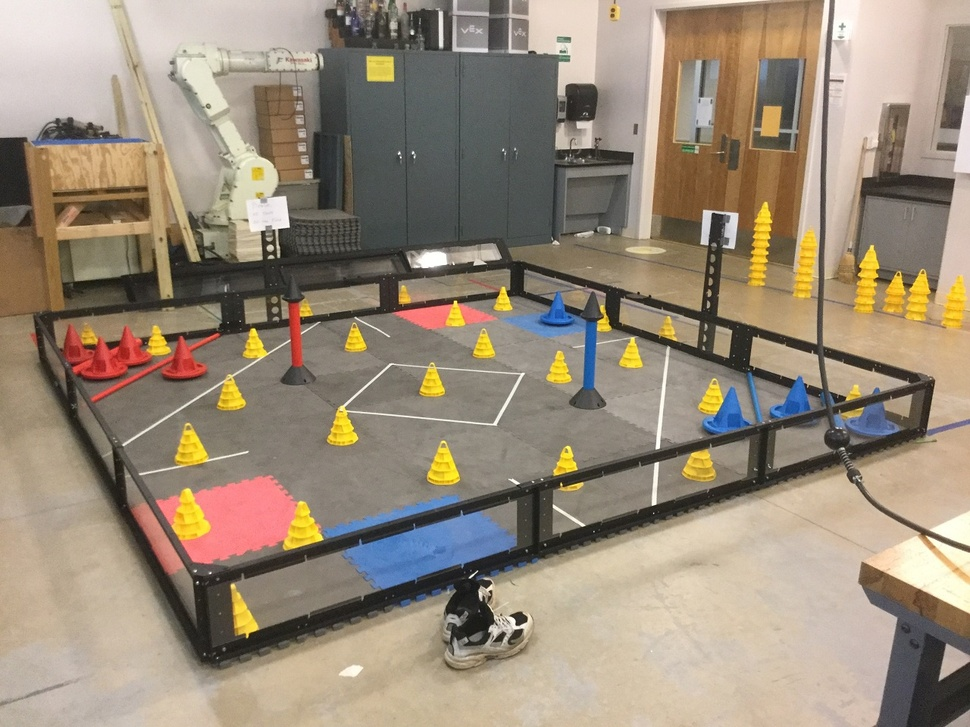
#> input picture trainingImage.jpg, 970 x 727 px, shrunk from 1280 x 960 before the run
$ python exampleEdgeDetection.py   (older library calls are emulated)
#> lines starting #> are read from the running program, lines starting #| are printed output that depends on the picture
# -*- coding: utf-8 -*-
"""
Created on Fri Sep 22 07:47:10 2017

@author: kmcfall
"""

import matplotlib.pyplot as plot
import numpy as np
import cv2
from skimage.feature import hog

im = plot.imread('trainingImage.jpg')
#> im is the input picture: shape (727, 970, 3); mean R, G, B 153, 138.9, 120.8
# [21 lines of commented-out code are left out]

gray = cv2.cvtColor(im, cv2.COLOR_RGB2GRAY)
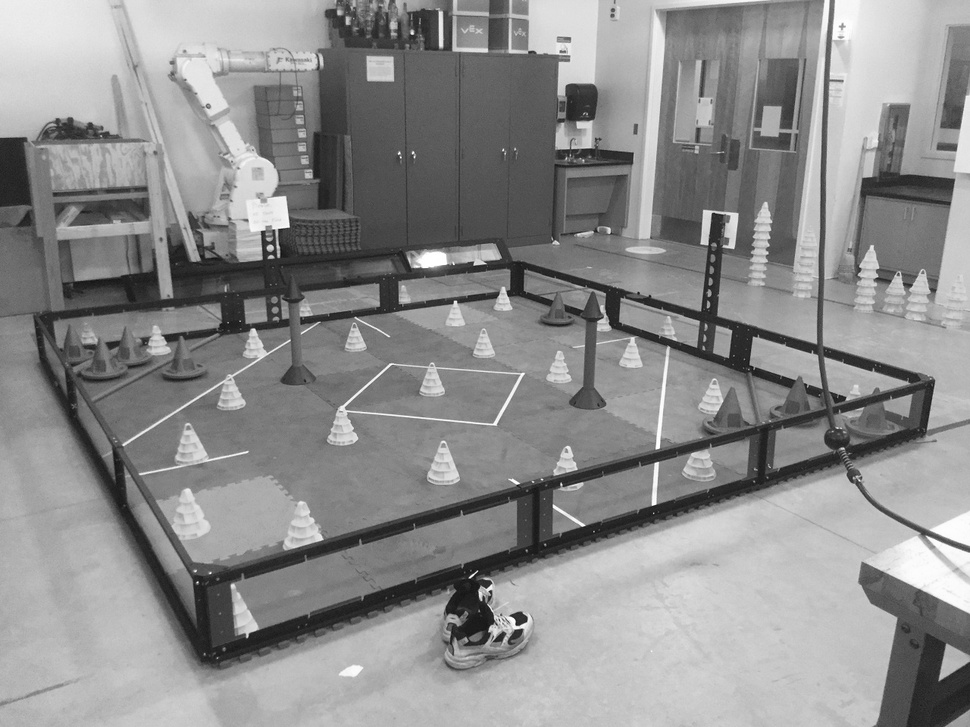
#> gray: shape (727, 970); min 12, max 255, mean 141.1

feat, hog_image = hog(gray, orientations=9, pixels_per_cell=(8, 8), cells_per_block=(2, 2), visualise=True)
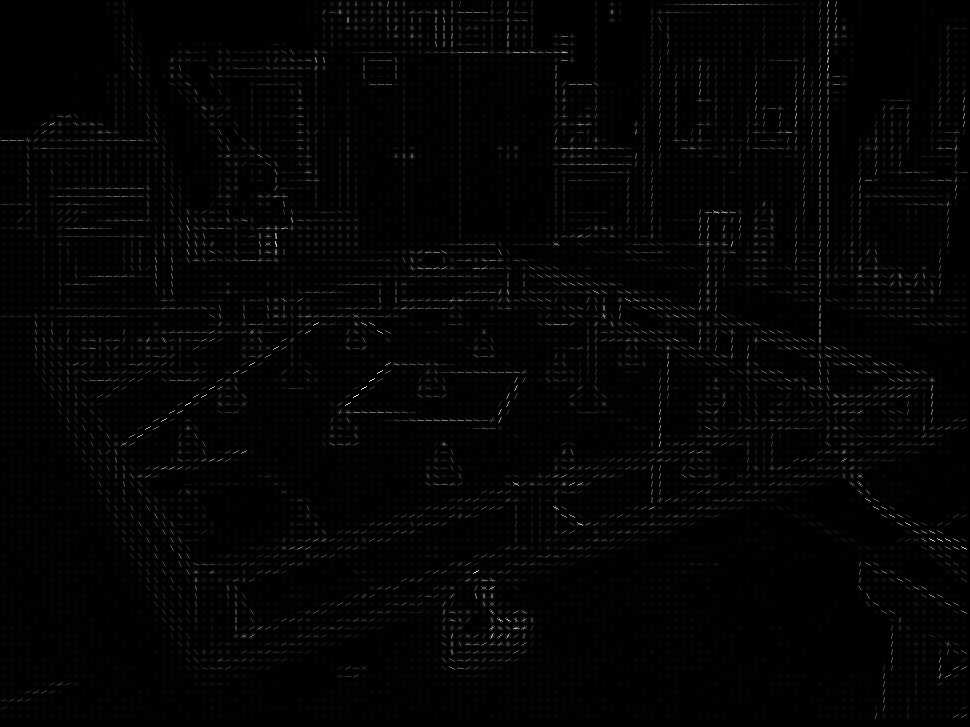
#> hog_image: shape (727, 970) float64; min 0, max 79.69, mean 1.2; drawn with min black and max white
print(feat.shape[0])
#| 384480
plot.figure(6)
plot.imshow(hog_image,cmap='gray')

# [10 lines of commented-out code are left out]

$ run again, with testImage.jpg copied over trainingImage.jpg
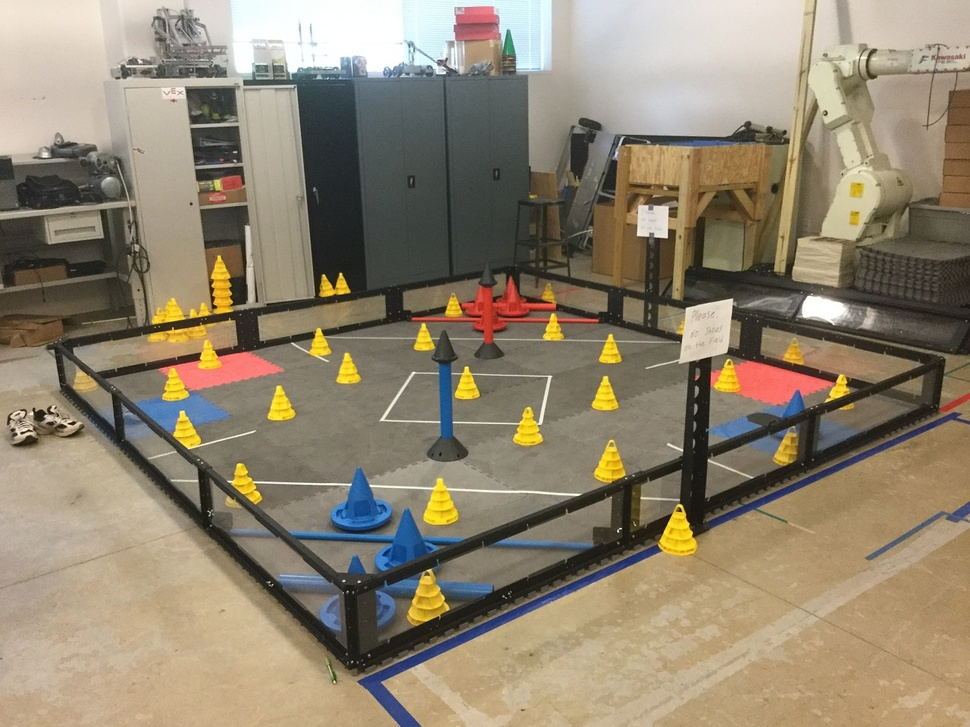
#> input picture testImage.jpg, 970 x 727 px, shrunk from 1280 x 960 before the run
#> im is the input picture: shape (727, 970, 3); mean R, G, B 144, 132.2, 111.4
#> `gray = cv2.cvtColor(im, cv2.COLOR_RGB2GRAY)`:
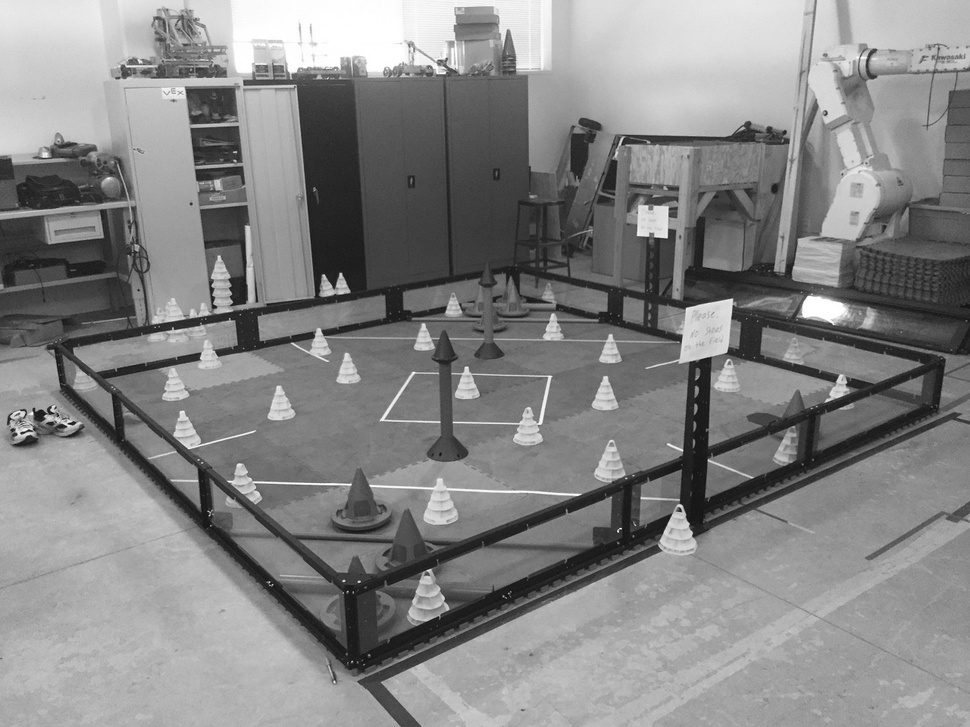
#> gray: shape (727, 970); min 8, max 255, mean 133.3
#> `feat, hog_image = hog(gray, orientations=9, pixels_per_cell=(8, 8), ce..`:
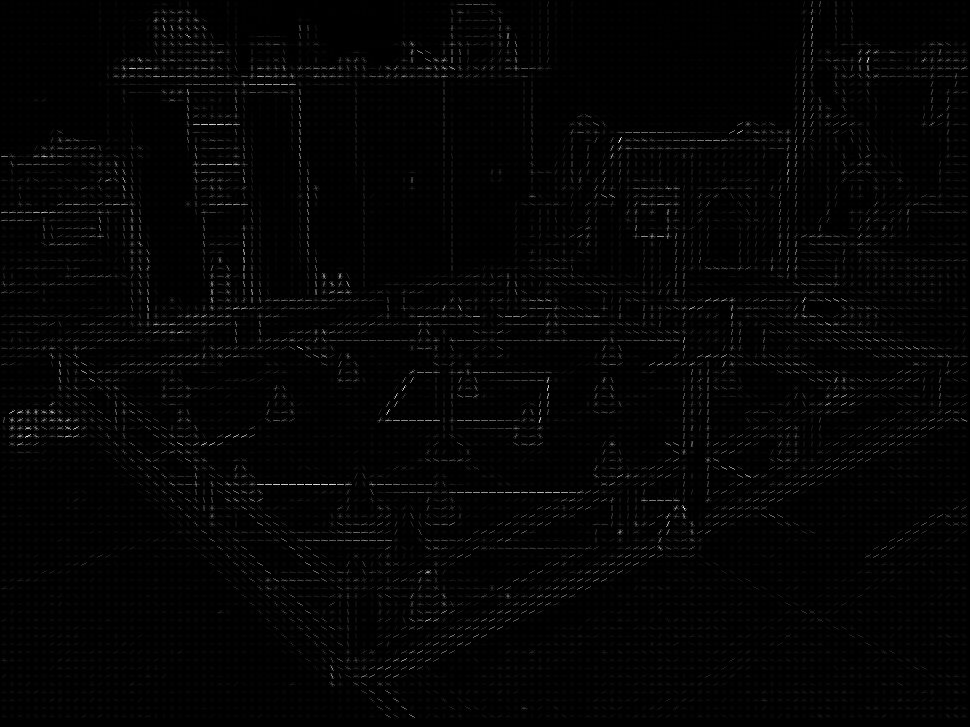
#> hog_image: shape (727, 970) float64; min 0, max 74.8, mean 1.2; drawn with min black and max white
#| 384480

$ run again, with testImage2.jpg copied over trainingImage.jpg
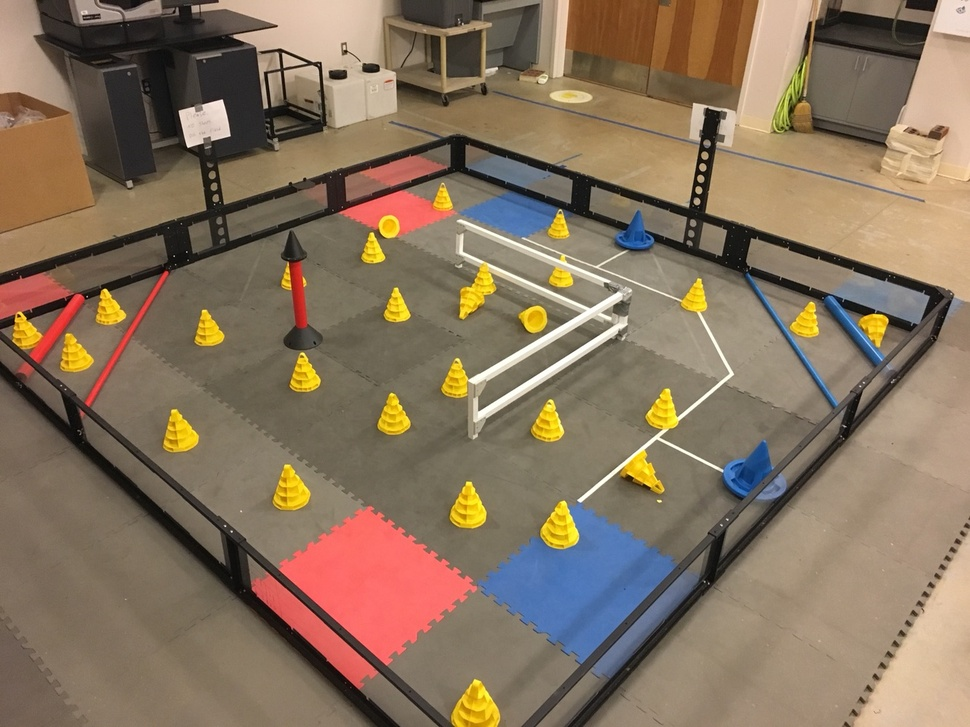
#> input picture testImage2.jpg, 970 x 727 px, shrunk from 1334 x 1000 before the run
#> im is the input picture: shape (727, 970, 3); mean R, G, B 135.5, 115.9, 94.5
#> `gray = cv2.cvtColor(im, cv2.COLOR_RGB2GRAY)`:
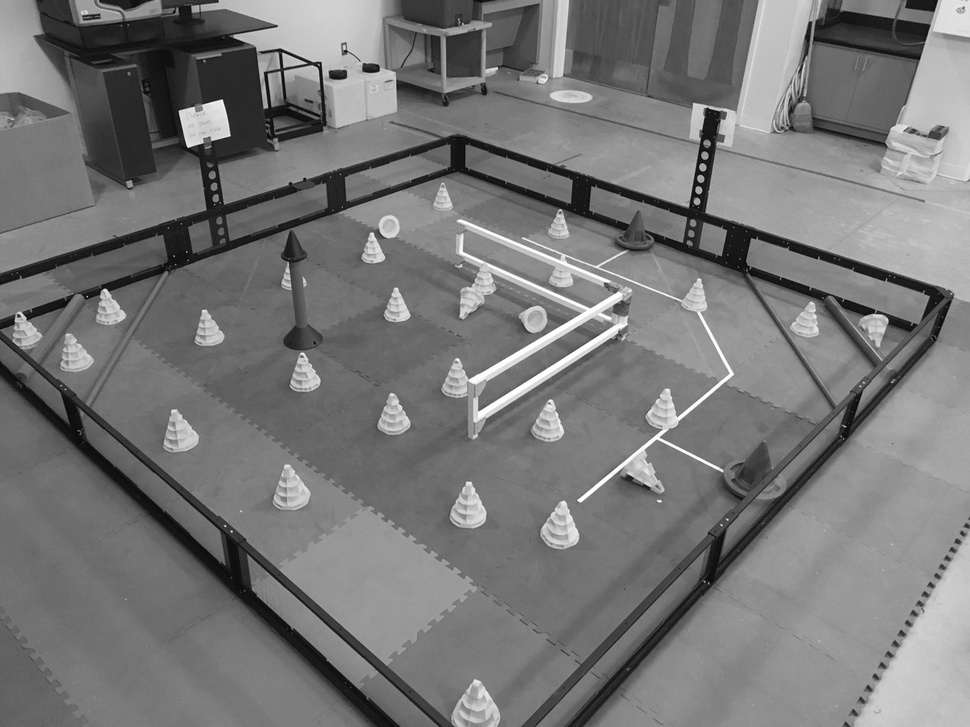
#> gray: shape (727, 970); min 4, max 255, mean 119.3
#> `feat, hog_image = hog(gray, orientations=9, pixels_per_cell=(8, 8), ce..`:
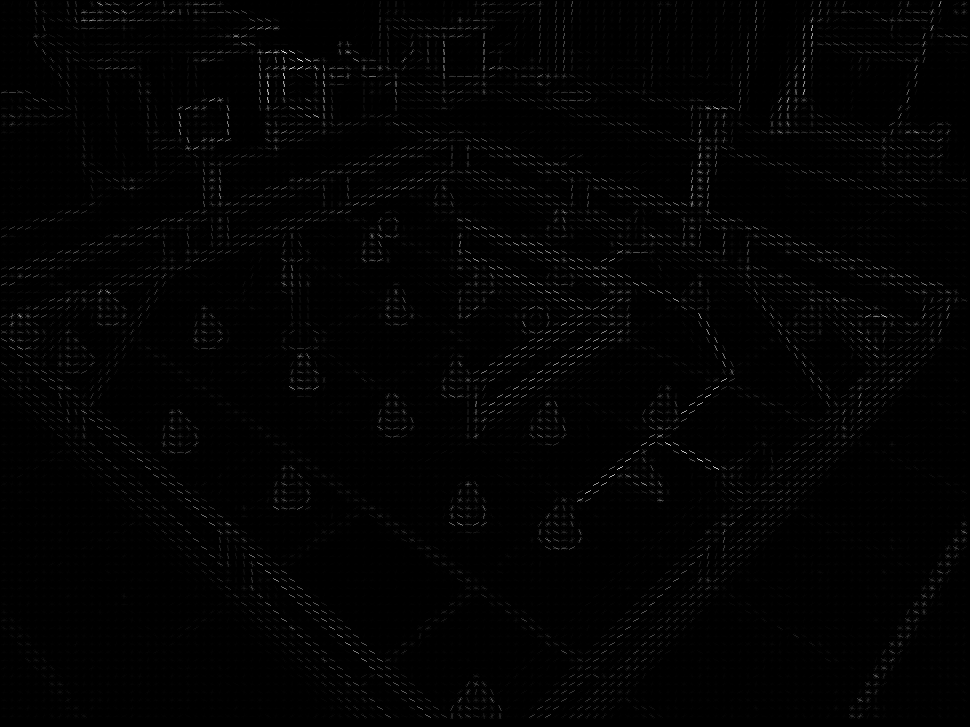
#> hog_image: shape (727, 970) float64; min 0, max 93.93, mean 1; drawn with min black and max white
#| 384480
